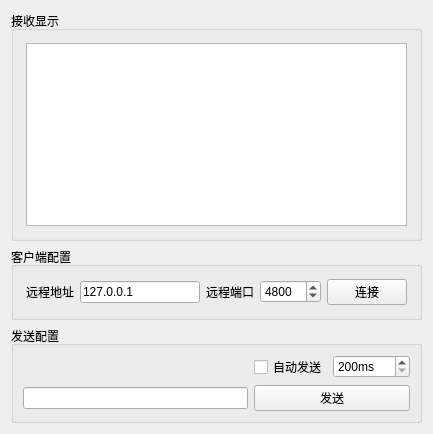
<?xml version="1.0" encoding="UTF-8"?>
<ui version="4.0">
 <class>TcpSocketClient</class>
 <widget class="QWidget" name="TcpSocketClient">
  <property name="geometry">
   <rect>
    <x>0</x>
    <y>0</y>
    <width>433</width>
    <height>434</height>
   </rect>
  </property>
  <property name="windowTitle">
   <string>TcpSocketClient</string>
  </property>
  <layout class="QGridLayout" name="gridLayout_2">
   <item row="0" column="0">
    <widget class="QGroupBox" name="groupBox_2">
     <property name="title">
      <string>接收显示</string>
     </property>
     <layout class="QGridLayout" name="gridLayout_3">
      <property name="leftMargin">
       <number>12</number>
      </property>
      <property name="topMargin">
       <number>12</number>
      </property>
      <property name="rightMargin">
       <number>12</number>
      </property>
      <property name="bottomMargin">
       <number>12</number>
      </property>
      <item row="0" column="0">
       <widget class="QTextBrowser" name="textBrowser"/>
      </item>
     </layout>
    </widget>
   </item>
   <item row="1" column="0">
    <widget class="QGroupBox" name="groupBox_ClientConfig">
     <property name="title">
      <string>客户端配置</string>
     </property>
     <layout class="QGridLayout" name="gridLayout">
      <property name="leftMargin">
       <number>12</number>
      </property>
      <property name="topMargin">
       <number>12</number>
      </property>
      <property name="rightMargin">
       <number>12</number>
      </property>
      <property name="bottomMargin">
       <number>12</number>
      </property>
      <item row="0" column="1">
       <widget class="QLineEdit" name="lineEdit_RemoteAddress">
        <property name="text">
         <string>127.0.0.1</string>
        </property>
       </widget>
      </item>
      <item row="0" column="2">
       <widget class="QLabel" name="label_2">
        <property name="text">
         <string>远程端口</string>
        </property>
       </widget>
      </item>
      <item row="0" column="0">
       <widget class="QLabel" name="label">
        <property name="text">
         <string>远程地址</string>
        </property>
       </widget>
      </item>
      <item row="0" column="3">
       <widget class="QSpinBox" name="spinBox_ServerPort">
        <property name="maximum">
         <number>65535</number>
        </property>
        <property name="value">
         <number>4800</number>
        </property>
       </widget>
      </item>
      <item row="0" column="4">
       <widget class="QPushButton" name="pushButton_SessionControl">
        <property name="text">
         <string>连接</string>
        </property>
       </widget>
      </item>
     </layout>
    </widget>
   </item>
   <item row="2" column="0">
    <widget class="QGroupBox" name="groupBox_SendConfig">
     <property name="title">
      <string>发送配置</string>
     </property>
     <layout class="QGridLayout" name="gridLayout_4">
      <item row="1" column="2">
       <widget class="QPushButton" name="pushButton_SendMessage">
        <property name="text">
         <string>发送</string>
        </property>
       </widget>
      </item>
      <item row="1" column="1">
       <widget class="QLineEdit" name="lineEdit_MessageContent">
        <property name="sizePolicy">
         <sizepolicy hsizetype="Expanding" vsizetype="Fixed">
          <horstretch>0</horstretch>
          <verstretch>0</verstretch>
         </sizepolicy>
        </property>
       </widget>
      </item>
      <item row="0" column="2">
       <layout class="QHBoxLayout" name="horizontalLayout">
        <item>
         <widget class="QCheckBox" name="checkBox_EnableAutoSend">
          <property name="text">
           <string>自动发送</string>
          </property>
         </widget>
        </item>
        <item>
         <widget class="QSpinBox" name="spinBox">
          <property name="suffix">
           <string>ms</string>
          </property>
          <property name="minimum">
           <number>200</number>
          </property>
          <property name="maximum">
           <number>60000</number>
          </property>
          <property name="singleStep">
           <number>1000</number>
          </property>
         </widget>
        </item>
       </layout>
      </item>
     </layout>
    </widget>
   </item>
  </layout>
 </widget>
 <resources/>
 <connections/>
</ui>
